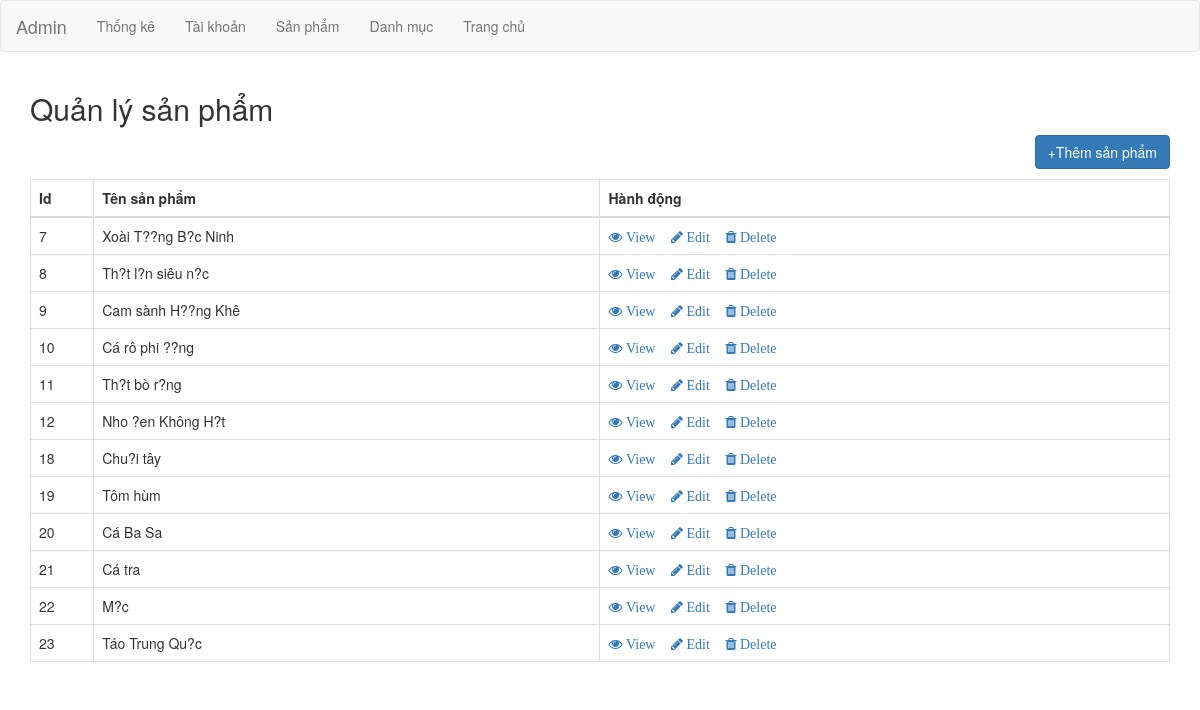
The app's page /Admin/index.php?page=sanpham (signed in) with its own data.
### tables this page shows
CREATE TABLE `products` (
  `id` int(11) NOT NULL,
  `name` varchar(128) NOT NULL,
  `img` varchar(128) NOT NULL,
  `price` varchar(20) NOT NULL,
  `id_type` int(2) NOT NULL,
  `description` varchar(500) NOT NULL,
  `count` int(20) NOT NULL
);

### Admin/index.php (called while the page is built, shortened)
<?php
  include_once './Model/product.php';
  if(isset($_GET['page'])){
    $view=$_GET['page'];
  } else {
    $view = 'trangchinh.php';
  }
  if(isset($_GET['action'])){
    $action=$_GET['action'];
  }else{
    $action='df';
  }
  switch ($view) {
    case 'sanpham':
            switch ($action) {
              case 'df':
                if(isset($_POST['addproduct'])){
                  $name=$_POST['name'];
                  $description=$_POST['description'];
                  $file = $_FILES['img']['tmp_name'];
                  $path = "../Public/Images/Products/".$_FILES['img']['name'];
                  move_uploaded_file($file, $path);
                  $img=basename($_FILES['img']['name']);
                  $price=$_POST['price'];
                  $count=$_POST['count'];
                  $type=$_POST['type'];
                  $product = new product();
                  $result = $product->addproduct($name, $description,$count,$img,$type,$price);
                  if($result) {
                    $success=true;
                    $msg="Thêm thành công !";
                  } else {
                    $success=false;
                    $msg="Thêm thất bại";
                  }
                } else{
                  $product = new product();
                }
                $items= $product->getList();
                break;
            }
      break;
  }
  require_once './View/layout.php';
?>

### Admin/Model/connect.php (called while the page is built, shortened)
<?php
class connect{
		var $db=null;
		function __construct(){
			$dsn="mysql:host=localhost;dbname=shophanh";
			$user='root';
			$pass='';
			$this-> db = new PDO($dsn, $user, $pass, array(PDO::MYSQL_ATTR_INIT_COMMAND=>"SET NAMES 'utf8'"));
		}
		function getList($select){
			$result =$this -> db ->query($select);
			return $result;
		}
	}
?>

### Admin/Model/product.php (called while the page is built, shortened)
<?php
require_once 'connect.php';
class product{
      function getList(){
        	$db = new connect();
        	$sql="SELECT * FROM products ";
        	$result = $db -> getList($sql);
        	$rows=$result->fetchAll();
        	return $rows;
        }
}
?>

### Admin/View/Product/product.php (the view, shortened to what this page needs)
<div class="container">
  <h2> Quản lý sản phẩm</h2>
 <a href="index.php?page=sanpham&action=add"> <button type="button" class="btn btn-primary fl-r mb-10">+Thêm sản phẩm</button> </a>
  <table class="table table-bordered table-hover">
    <thead>
      <tr>
        <th width='5%'>Id</th>
        <th width="40%">Tên sản phẩm</th>
        <th width="45%">Hành động</th>
      </tr>
    </thead>
    <tbody>
      <?php
        foreach ($items as $item ){
          echo "<tr><td>".$item['id']."</td>";
          echo "<td>".$item['name']."</td>";
          echo"<td>"."<a href='?page=sanpham&action=view&id=".$item['id']."'><i class='fa fa-eye'> View</i></a> &nbsp;&nbsp;&nbsp;<a href='?page=sanpham&action=edit&id=".$item['id']."'><i class='fa fa-pencil'> Edit </i></a>&nbsp;&nbsp &nbsp;<a href='?page=sanpham&action=delete&id=".$item['id']."'><i class='fa fa-trash'> Delete </i></a>" ."</td></tr>";
        }
      ?>
    </tbody>
  </table>
</div>

### Public/Css/admin.css (style rules this page uses)
.fl-r { float:right; }
.mb-10 { margin-bottom: 10px; }

### records on screen
products: id "7", name "Xoài T??ng B?c Ninh"
products: id "8", name "Th?t l?n siêu n?c"
products: id "9", name "Cam sành H??ng Khê"
products: id "10", name "Cá rô phi ??ng"
products: id "11", name "Th?t bò r?ng"
products: id "12", name "Nho ?en Không H?t"
products: id "18", name "Chu?i tây"
products: id "19", name "Tôm hùm"
products: id "20", name "Cá Ba Sa"
products: id "21", name "Cá tra"
products: id "22", name "M?c"
products: id "23", name "Táo Trung Qu?c"
